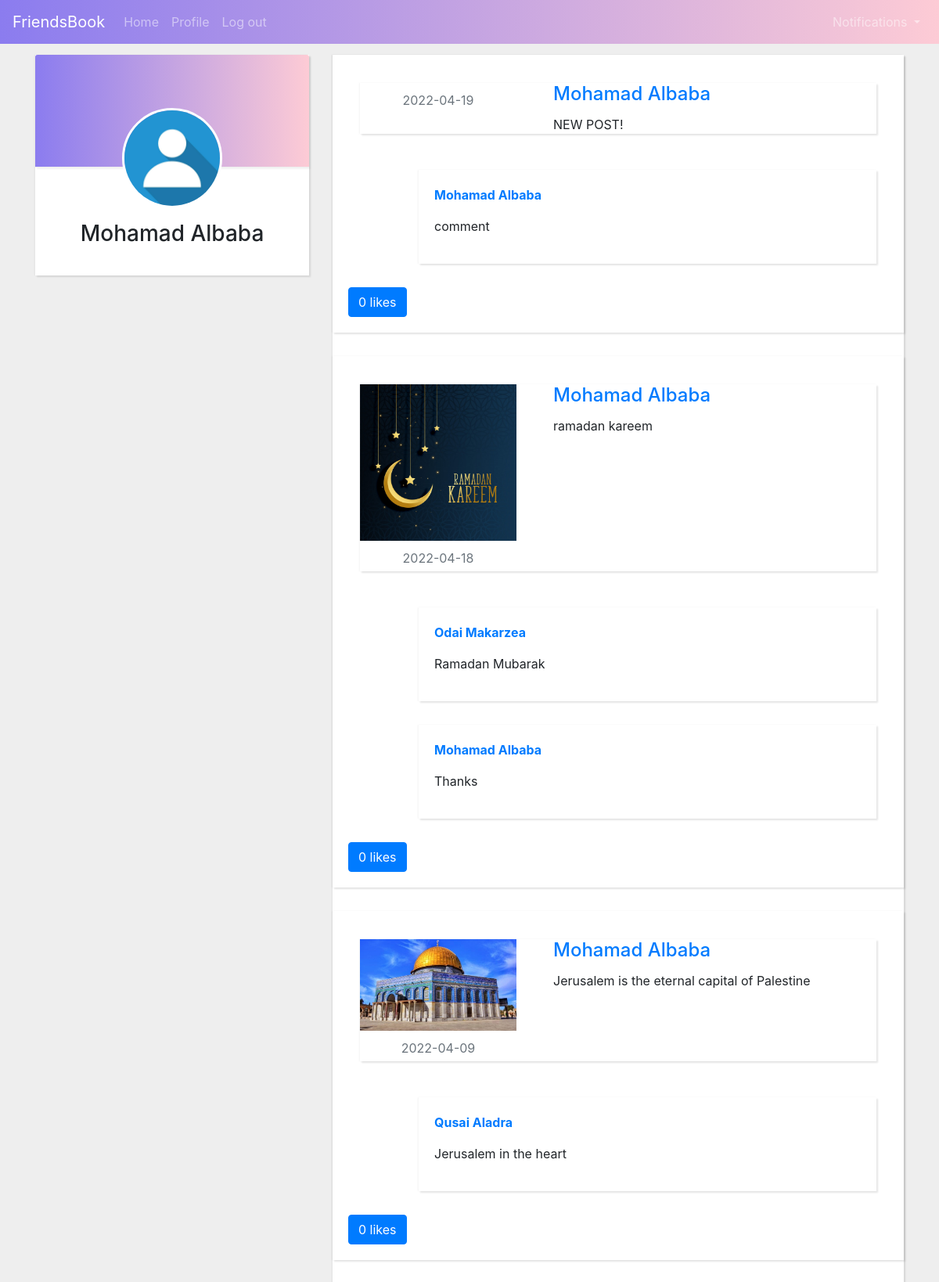
The page /others_profile.php?username=MohamadAlbaba (signed in) on the database its author committed.
### tables this page shows
CREATE TABLE `users` (
  `id` int(11) NOT NULL,
  `fname` varchar(20) NOT NULL,
  `lname` varchar(20) NOT NULL,
  `gender` varchar(10) NOT NULL,
  `email` varchar(30) NOT NULL,
  `username` varchar(40) NOT NULL,
  `password` varchar(30) NOT NULL
);

CREATE TABLE `posts` (
  `id` int(11) NOT NULL,
  `username` varchar(40) NOT NULL,
  `text` text NOT NULL,
  `pic` varchar(1000) NOT NULL,
  `date_posted` date NOT NULL
);

CREATE TABLE `comments` (
  `id` int(11) NOT NULL,
  `post_id` int(11) NOT NULL,
  `comment_username` varchar(40) NOT NULL,
  `text` text NOT NULL
);

### others_profile.php (the view, shortened to what this page needs)
<!DOCTYPE html>
<html>
<head>
<link href="//maxcdn.bootstrapcdn.com/bootstrap/4.0.0/css/bootstrap.min.css" rel="stylesheet" id="bootstrap-css">
<link href="https://maxcdn.bootstrapcdn.com/font-awesome/4.3.0/css/font-awesome.min.css" rel="stylesheet">
 <link rel="stylesheet" href="https://maxcdn.bootstrapcdn.com/bootstrap/4.0.0/css/bootstrap.min.css">
</head>
<body>
  <nav class="navbar navbar-expand-lg navbar-dark bg-dark fixed-top" style="background:linear-gradient(to right, #8b7cef, #fdcbd5)">
    <a class="navbar-brand" href="home.php">FriendsBook</a>
    <div class="collapse navbar-collapse" id="navbarNavDropdown">
      <ul class="navbar-nav">
        <li class="nav-item ">
          <a class="nav-link" href="home.php">Home <span class="sr-only">(current)</span></a>
        </li>
        <li class="nav-itemy">
          <a class="nav-link" href="profile.php">Profile</a>
        </li>
        <li class="nav-item">
          <a class="nav-link" href="logout.php">Log out</a>
        </li>
      </ul>
    </div>
    <ul class="navbar-nav mr-auto">
        <li class="nav-item dropdown">
          <a class="nav-link dropdown-toggle" href="#" id="navbarDropdown" role="button" data-toggle="dropdown" aria-haspopup="true" aria-expanded="false">
            Notifications
          </a>
      </li>
    </ul>
  </nav>
<div class="container">
<div class="row">
<div class="col-lg-4">
<div class="card card-profile">
<div class="card-body text-center"><img src="pics/default-profile.jpg" class="card-profile-img">
  <?php
    require 'connect.php';
    $user=$_GET['username'];
    $query = "SELECT fname,lname,gender, email FROM users WHERE username='$user'";
    $result = mysqli_query($conn, $query);
    $row = mysqli_fetch_assoc($result);
    echo "<h3 class='mb-3'>".$row['fname']." ".$row['lname']."</h3>";
  ?>
</div>
</div>
</div>
<div class="col-lg-8">
<div class="card">
<div class="list-group card-list-group" id="posts" >
            <?php
                  require 'connect.php';
                  $user=$_GET['username'];
                  $query = "SELECT p.id, p.username, p.date_posted, p.text, p.pic, u.fname, u.lname FROM posts p INNER JOIN users u ON p.username=u.username WHERE p.username='$user' order by date_posted DESC";
                  $result = mysqli_query($conn, $query);
                  while($row = mysqli_fetch_assoc($result))
                  {
                    ?>
            <div class="card">
              <div class="card-body">
                  <div class="container py-3">
                    <div class="card">
                      <div class="row ">
                    <?php
                        echo "<div class='col-md-4'>";
                        if(!empty($row['pic']))
                      {
                        echo "<img src='".$row['pic']."' class='w-100'>";
                      }
                        echo "<p class='text-secondary text-center' style='margin-top: 10px; margin-bottom: 5px'>".$row['date_posted']."</p>";
                        echo "</div>";
                    ?>
                      <div class="col-md-8 px-3">
                        <div class="card-block px-3">
                          <?php
                          echo "<h4 class='card-title'>"."<a href='others_profile.php?username=".$row['username']."'>".$row['fname']." ".$row['lname']."</a>"."</h4>";
                          echo "<p class='card-text'>".$row['text']."</p>";
                          ?>
                        </div>
                      </div>
                    </div>
                   </div>
                </div>
                <?php
                    $post_id=$row['id'];
                    $query1 = "SELECT c.comment_username, c.text ,u.fname,u.lname from comments c INNER JOIN users u on  c.comment_username= u.username WHERE post_id=$post_id";
                    $result1 = mysqli_query($conn, $query1);
                     while($row1 = mysqli_fetch_assoc($result1))
                  {
                  ?>
                  <div class="card card-inner comment">
                        <div class="card-body">
                            <div class="row">
                                <div class="col-md-10">
                                  <?php
                                    echo "<p><strong>"."<a href='others_profile.php?username=".$row1['comment_username']."'>".$row1['fname']." ".$row1['lname']."</a>"."</strong></p>";
                                    echo"<p>".$row1['text']."</p>";
                                  ?>
                                </div>
                            </div>
                        </div>
                  </div>
                  <?php
                    }
                  ?>
                  <div>
                    <p id="newlikes">
                      <?php
                        $query2 = "SELECT count(*) AS likes FROM likes l where l.post_id = $post_id";
                        $result2 = mysqli_query($conn, $query2);
                        $row2 = mysqli_fetch_assoc($result2);
                        $query3 = "SELECT l.username as liked FROM likes l WHERE l.username = '$user' AND l.post_id= $post_id";
                        $result3 = mysqli_query($conn, $query3);
                        $row3 = mysqli_fetch_assoc($result3);
                        if (!isset($row3['liked']))
                        {
                          ?>
                            <a id='like' value="<?php echo $post_id;?>" class="float-left btn text-white btn-primary" onclick="like(this)"><?php echo $row2['likes'];?> likes</a>
                          <?php
                        }
                        else
                        {
                        ?>
                        <a id='like' value="<?php echo $post_id;?>" class="float-left btn text-white btn-danger" onclick="like(this)"><?php echo $row2['likes'];?> likes</a>
                        <?php
                          }
                        ?>
                    </p>
                  </div>
           </div>
        </div>
        <?php
          }
        ?>
</div>
</div>
</div>
</div>
</div>
</body>
</html>

### others_profile.php (style rules this page uses)
body { margin-top:70px; background:#eee; }
.card { background-color: #fff; border: 0 solid #eee; border-radius: 0; }
.card { margin-bottom: 30px; -webkit-box-shadow: 2px 2px 2px rgba(0,0,0,0.1), -1px 0 2px rgba(0,0,0,0.05); box-shadow: 2px 2px 2px rgba(0,0,0,0.1), -1px 0 2px rgba(0,0,0,0.05); }
.card-profile-img { max-width: 8rem; margin-top: -6rem; margin-bottom: 1rem; border: 3px solid #fff; border-radius: 100% }
.comment { margin-left: 90px; margin-right: 15px; }

### rows shown on the page
users: fname "Mohamad", lname "Albaba"
posts: date_posted "2022-04-19", users.fname "Mohamad", users.lname "Albaba", text "NEW POST!", $post_id 9 (drawn), likes "0"
comments: users.fname "Mohamad", users.lname "Albaba", text "comment"
posts: pic (picture), date_posted "2022-04-18", users.fname "Mohamad", users.lname "Albaba", text "ramadan kareem", $post_id 10 (drawn), likes "0"
comments: users.fname "Odai", users.lname "Makarzea", text "Ramadan Mubarak"
comments: users.fname "Mohamad", users.lname "Albaba", text "Thanks"
posts: pic (picture), date_posted "2022-04-09", users.fname "Mohamad", users.lname "Albaba", text "Jerusalem is the eternal capital of Palestine", $post_id 6 (drawn), likes "0"
comments: users.fname "Qusai", users.lname "Aladra", text "Jerusalem in the heart"
